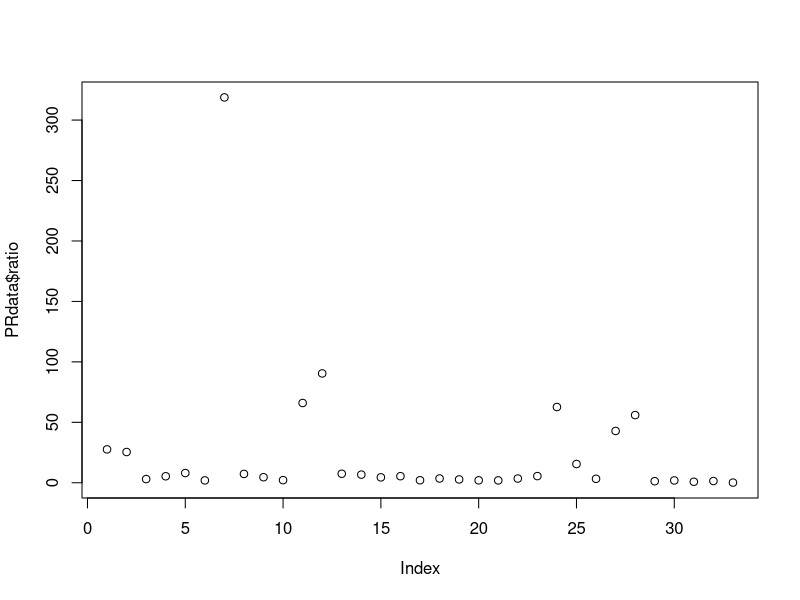
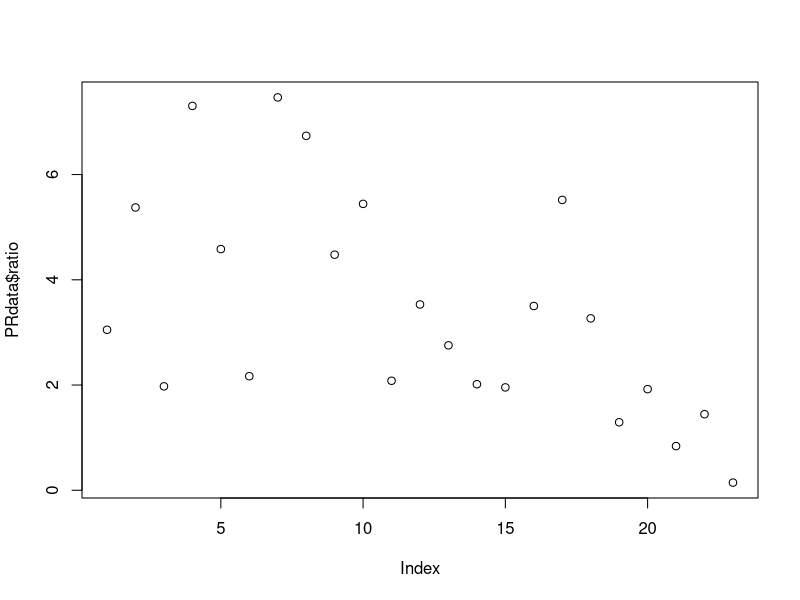
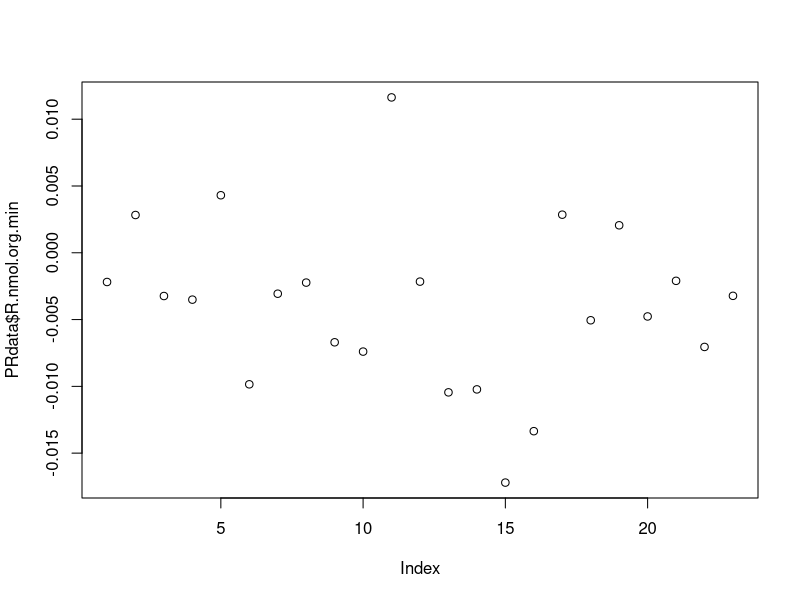
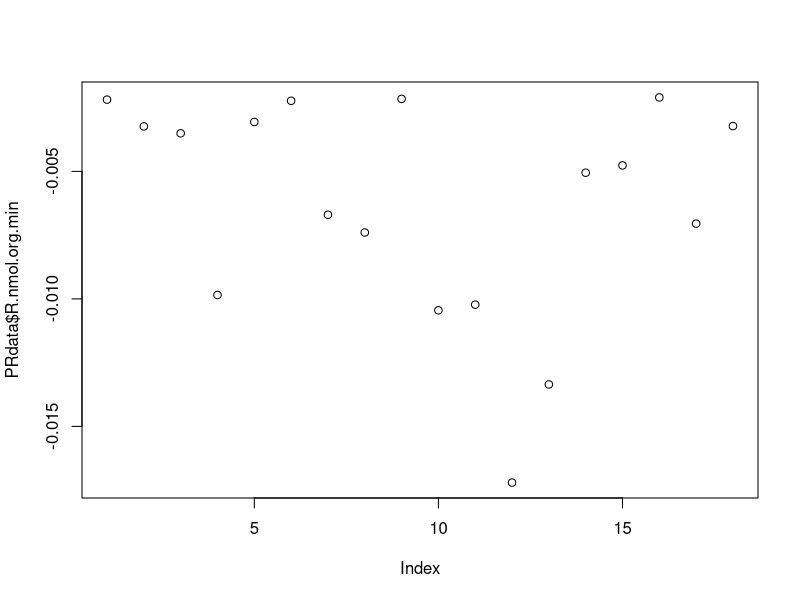
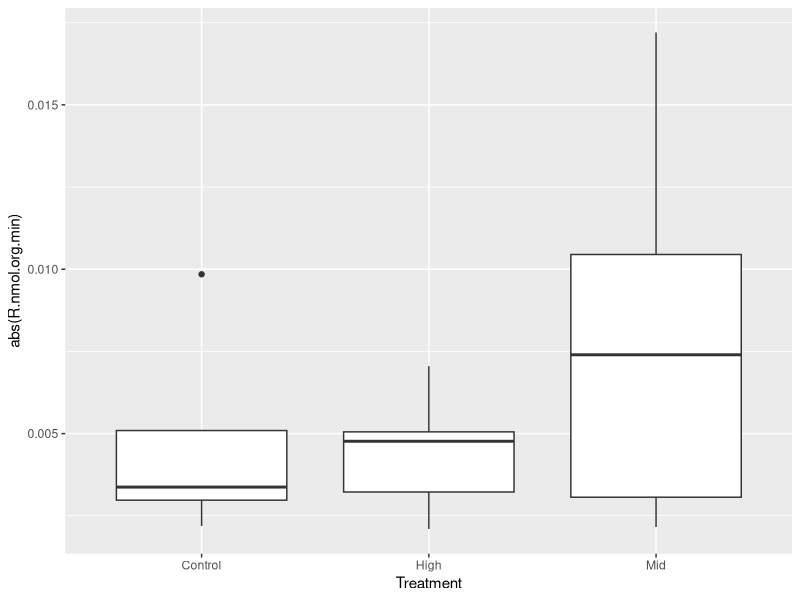
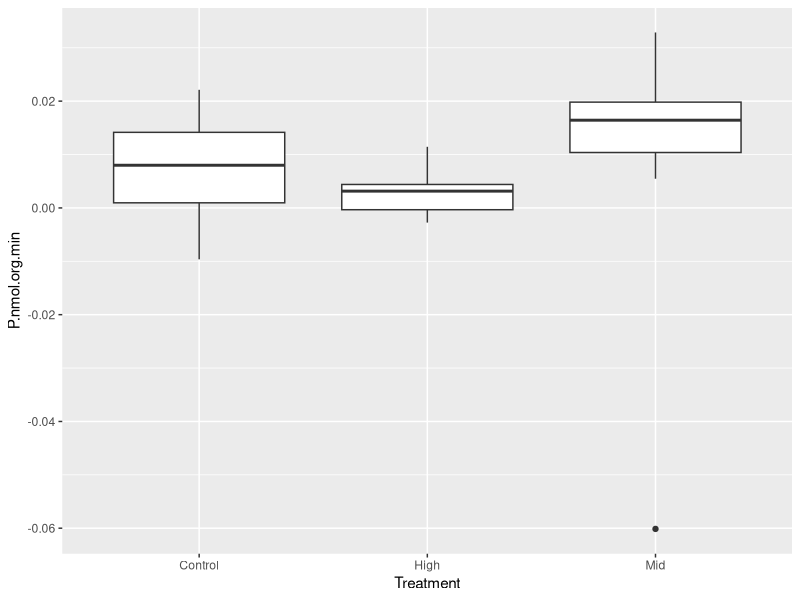
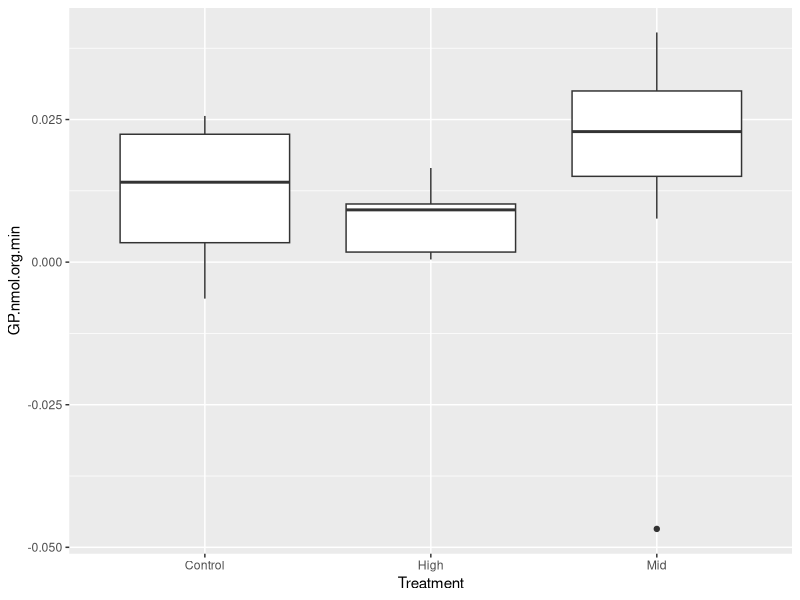
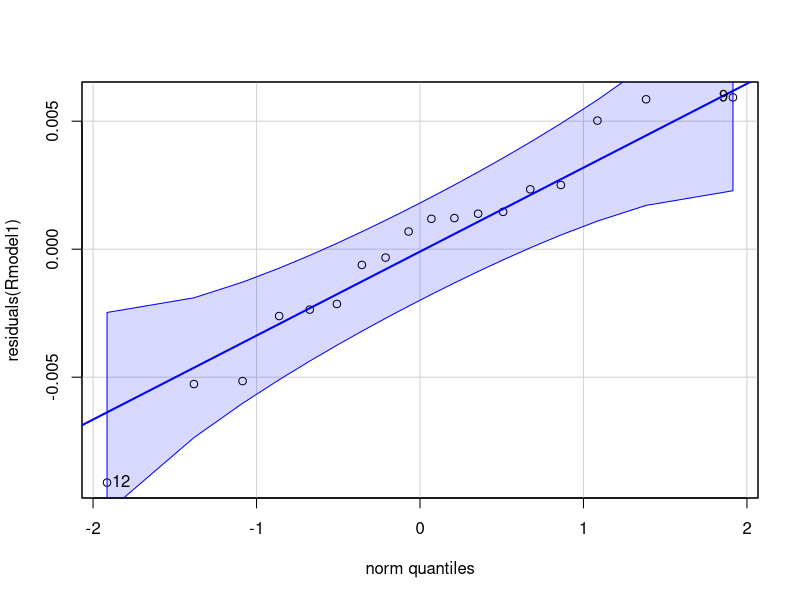

The R script that drew these images, in order:
## Title: Mcap 2022 respiration and photosynthesis analysis and plotting  
## Author: Jill Ashey 
## Date created: 20230605

#### This script will analyze and plot photosynthesis and respiration rates for M. capitata larvae from Hawaii 2022 pH and temperature experiment
#### Modified from KW, SG, AH & HP scripts 

## Install packages if you dont already have them in your library
if ("tidyverse" %in% rownames(installed.packages()) == 'FALSE') install.packages('tidyverse') 
if ("car" %in% rownames(installed.packages()) == 'FALSE') install.packages('car') 
if ("lme4" %in% rownames(installed.packages()) == 'FALSE') install.packages('lme4') 
if ("lmerTest" %in% rownames(installed.packages()) == 'FALSE') install.packages('lmerTest') 
if ("scales" %in% rownames(installed.packages()) == 'FALSE') install.packages('scales') 
if ("cowplot" %in% rownames(installed.packages()) == 'FALSE') install.packages('cowplot') 
if ("ggplot2" %in% rownames(installed.packages()) == 'FALSE') install.packages('ggplot2') 
if ("effects" %in% rownames(installed.packages()) == 'FALSE') install.packages('effects') 
if ("emmeans" %in% rownames(installed.packages()) == 'FALSE') install.packages('emmeans') 
if ("multcomp" %in% rownames(installed.packages()) == 'FALSE') install.packages('multcomp') 

#load packages
library("ggplot2")
library("tidyverse")
library('car')
library('lme4')
library('lmerTest')
library('scales')
library('cowplot')
library('effects')
library('emmeans')
library('multcomp')

# Set working directory 
setwd("/Users/jillashey/Desktop/PutnamLab/Repositories/Hawaii2022_pH_Temp_Mcap_Pacu/")

# Load data for P and R rates generated by Respirometry_Extraction.R script
PRdata <- read.csv("output/Respiration/oxygen_P_R_calc_Mcap2022.csv")

# Calculate a gross photosynthesis : respiration (P:R) ratio. This calculation will provide a ratio that will show the amount of oxygen produced compared to consumed, which is an indicator of energy availability. A ratio >1 indicates more photosynthesis than respiration and a ratio <1 indicates less photosynthesis than respiration.   
PRdata$ratio<-abs(PRdata$GP.nmol.org.min)/abs(PRdata$R.nmol.org.min) #calculate ratio with absolute values of gross photosynthesis and respiration

#Examine plot of data to look for outliers.  
plot(PRdata$ratio)

# Remove outliers detected by values of P:R ratio data
PRdata <- PRdata %>%
  filter(ratio < 8)
plot(PRdata$ratio) # outliers are removed - removed about 10 samples 

# Remove any respiration values that were above 0 (respiration is oxygen consumption, so we expect values less than 0 for negative rates)
plot(PRdata$R.nmol.org.min)
PRdata<-PRdata%>%filter(R.nmol.org.min < 0) # now down to 18 samples 

# Remove any respiration values that were outliers
PRdata<-PRdata%>%filter(R.nmol.org.min > -0.15) #Outliers are removed and values are removed where respiration is >0. Respiration is oxygen consumption, so we expect values less than 0 for negative rates.  
plot(PRdata$R.nmol.org.min)



# Plot Respiration data as a boxplot 
r_plot <- ggplot(PRdata, aes(x = Treatment, y = abs(R.nmol.org.min))) +
  geom_boxplot()
r_plot

# Plot Net Photosynthesis data as a boxplot. Net photosynthesis is excess oxygen production after subtracting the oxygen consumed (respiration).   
np_plot <- ggplot(PRdata, aes(x = Treatment, y = P.nmol.org.min)) +
  geom_boxplot()
np_plot

# Plot Gross Photosynthesis data as a boxplot. Gross photosynthesis is net photosynthesis rates plus the oxygen consumed through respiration. 
gp_plot <- ggplot(PRdata, aes(x = Treatment, y = GP.nmol.org.min)) +
  geom_boxplot()
gp_plot





## Analyze data 
### Respiration 
# Build ANOVA model and examine results for analysis of respiration.  
Rmodel1<-aov(R.nmol.org.min~Treatment, data=PRdata)
summary(Rmodel1) # results are not significant 

# Check assumptions of model for residual normality and variance.    
qqPlot(residuals(Rmodel1)) #check normality assumption
leveneTest(residuals(Rmodel1)~Treatment, data=PRdata) #check for homogeneity of variance 
# Data meets normality assumptions and passes homogenity of variance

# Test with non-parametric test 
kruskal.test(R.nmol.org.min~Treatment, data=PRdata) # Results are also not significant

# Conduct post-hoc test - not really necessary here bc no significance in the first place 
emm<-emmeans(Rmodel1, ~Treatment)
cld(emm)


### Net photosynthesis 
# Build ANOVA model and examine results for analysis of net photosynthesis.  
NPmodel1<-aov(P.nmol.org.min~Treatment, data=PRdata)
summary(NPmodel1) # results are not significant 

# Check assumptions of model for residual normality and variance.    
qqPlot(residuals(NPmodel1)) #check normality assumption
leveneTest(residuals(NPmodel1)~Treatment, data=PRdata) #check for homogeneity of variance 
# Data meets normality assumptions and passes homogenity of variance

# Test with non-parametric test 
kruskal.test(P.nmol.org.min~Treatment, data=PRdata) # Results are also not significant

# Conduct post-hoc test - not really necessary here bc no significance in the first place 
emm<-emmeans(NPmodel1, ~Treatment)
cld(emm)


### Gross photosynthesis 
# Build ANOVA model and examine results for analysis of gross photosynthesis.   
GPmodel1<-aov(GP.nmol.org.min~Treatment, data=PRdata)
summary(GPmodel1) # results are not significant 

# Check assumptions of model for residual normality and variance.    
qqPlot(residuals(GPmodel1)) #check normality assumption
leveneTest(residuals(GPmodel1)~Treatment, data=PRdata) #check for homogeneity of variance 
# Data meets normality assumptions and passes homogenity of variance

# Test with non-parametric test 
kruskal.test(GP.nmol.org.min~Treatment, data=PRdata) # Results are also not significant

# Conduct post-hoc test - not really necessary here bc no significance in the first place 
emm<-emmeans(GPmodel1, ~Treatment)
cld(emm)
